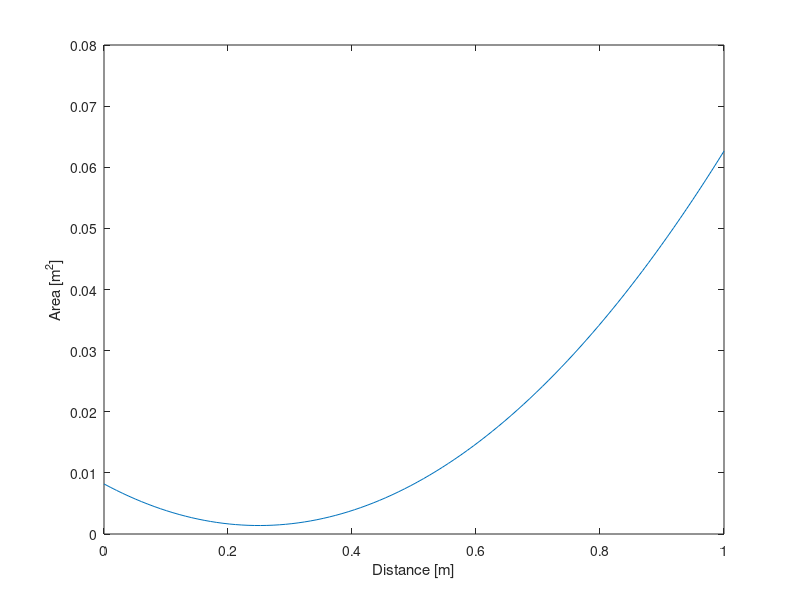

The MATLAB script that drew this image:
%Return x and A of nozzle design 1
%currently a test case
%Author: Austin Andrews, 7/27/20
%Project: MURI
%http://www.aerorocket.com/Nozzle/Validate/Validate.html

function [x, A, A_star,ThroatLoc] = getNozzle1()
    resolution = 100; 
    x = linspace(0,1.0,resolution); % in [m]
    A_star =  .001387; %throat size in [m]
    A = x*0;
    ThroatLoc = 0.25;
    A(x > ThroatLoc) = 0.1089*(x(x > ThroatLoc)-ThroatLoc).^2 + A_star; 
    A(or(x <ThroatLoc,x == ThroatLoc)) = 0.1089*(x(or(x <ThroatLoc,x == ThroatLoc))-ThroatLoc).^2 + A_star;
    %debug
    figure
    plot(x,A)
    xlabel('Distance [m]')
    ylabel('Area [m^2]')
end 